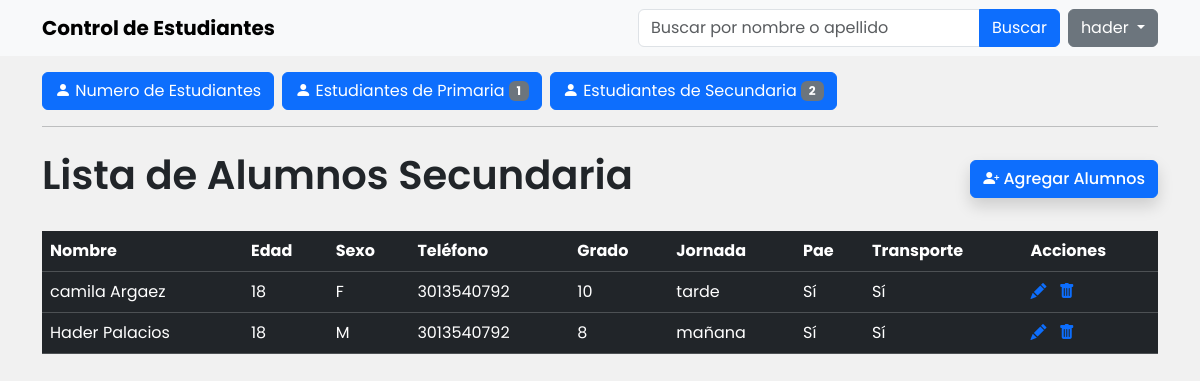
Page /secundaria/ (signed in) on the committed database.
### Apps/Alumno/models.py (models this page shows, shortened)
class Alumno(models.Model):
    _nombre = models.CharField(max_length=150, blank=False)
    _apellido = models.CharField(max_length=150, blank=False)
    _edad = models.IntegerField(blank=False)
    _sexo = models.CharField(
        max_length=1,
        choices=[("M", "Masculino"), ("F", "Femenino")],
        blank=False,
    )
    _telefono = models.CharField(max_length=10, blank=True)
    _grado = models.CharField(
        max_length=10,
        blank=True,
        choices=[("1", "Primero"), ("2", "Segundo"), ("3", "Tercero"), ("4", "Cuarto"), ("5", "Quinto"), ("6", "Sexto"), ("7", "Séptimo"), ("8", "Octavo"), ("9", "Noveno"), ("10", "Décimo"), ("11", "Undécimo")],
    )
    _jornada = models.CharField(
        max_length=10,
        choices=[("mañana", "Mañana"), ("tarde", "Tarde")],
        blank=True,
    )
    _pae = models.BooleanField(default=False)
    _transporte = models.BooleanField(default=False)
    class Meta:
        abstract = True
    @property
    def nombre(self):
        return self._nombre
    @property
    def apellido(self):
        return self._apellido
    @property
    def edad(self):
        return self._edad
    @property
    def sexo(self):
        return self._sexo
    @property
    def telefono(self):
        return self._telefono
    @property
    def grado(self):
        return self._grado
    @property
    def jornada(self):
        return self._jornada
    @property
    def pae(self):
        return self._pae
    @property
    def transporte(self):
        return self._transporte

class EstudianteSecundaria(Alumno):
    etapa = models.CharField(
        max_length=10,
        choices=[("secundaria", "Secundaria")],
        default="secundaria"
    )
    media = models.BooleanField(
        default=False,
        help_text="Indica si el estudiante está en media académica (grados 10 y 11)"
    )

### Apps/Alumno/views.py (the view)
# urls.py: path('secundaria/', v.inicio_secundaria, name='inicio_secundaria'),
@login_required
def inicio_secundaria(request):
    query = request.GET.get('q')
    if query:
        estudiantes_secundaria = EstudianteSecundaria.objects.filter(
            Q(nombre__icontains=query) |
            Q(apellido__icontains=query)
        )
    else:
        estudiantes_secundaria = EstudianteSecundaria.objects.all()
    estudiantes_primaria = EstudiantePrimaria.objects.all()  # Asegúrate de obtener también los estudiantes de primaria
    context = {
        'estudiantes_secundaria': estudiantes_secundaria,
        'estudiantes_primaria': estudiantes_primaria,  # Pasar al contexto
        'query': query,
    }
    return render(request, 'Alumno/secundaria.html', context)

### Apps/Alumno/templates/Alumno/secundaria.html (shortened to what this page needs)
{% extends 'Alumno/base.html' %}
{% block content %}
    <section class="my-3">
        <div class="d-flex gap-2">
            <a type="button" class="btn btn-primary" href="{% url "inicio" %}">
                <i class="bi bi-person-fill"></i> Numero de Estudiantes
            </a>
            <a type="button" class="btn btn-primary" href="{% url "inicio_primaria" %}">
                <i class="bi bi-person-fill"></i> Estudiantes de Primaria <span class="badge text-bg-secondary">{{ estudiantes_primaria.count }}</span>
            </a>
            <a type="button" class="btn btn-primary" href="{% url "inicio_secundaria" %}">
                <i class="bi bi-person-fill"></i> Estudiantes de Secundaria <span class="badge text-bg-secondary">{{ estudiantes_secundaria.count }}</span>
            </a>
        </div>
    </section>
    <hr>
    <div class="d-flex justify-content-between align-items-center my-4">
        <h1 class="fw-semibold">Lista de Alumnos Secundaria</h1>
        <a class="btn btn-primary shadow fw-medium" href="{% url 'alumno_new' %}"><i class="bi bi-person-plus-fill"></i> Agregar Alumnos</a>
    </div>
    <table class="table table-dark mt-4">
        <thead>
            <tr>
                <th>Nombre</th>
                <th>Edad</th>
                <th>Sexo</th>
                <th>Teléfono</th>
                <th>Grado</th>
                <th>Jornada</th>
                <th>Pae</th>
                <th>Transporte</th>
                <th>Acciones</th>
            </tr>
        </thead>
        <tbody>
            {% for alumno in estudiantes_secundaria %}
                <tr>
                    <td>{{ alumno.nombre }} {{ alumno.apellido }}</td>
                    <td>{{ alumno.edad }}</td>
                    <td>{{ alumno.sexo }}</td>
                    <td>{{ alumno.telefono }}</td>
                    <td>{{ alumno.grado }}</td>
                    <td>{{ alumno.jornada }}</td>
                    <td>{{ alumno.pae|yesno:"Sí,No" }}</td>
                    <td>{{ alumno.transporte|yesno:"Sí,No" }}</td>
                    <td>
                        <a href="{% url 'alumno_update' alumno.id %}?next={% url 'inicio_secundaria' %}" class="me-2" aria-label="Editar"><i class="bi bi-pencil-fill"></i></a>
                        <a class="" data-bs-toggle="modal" data-bs-target="#ModalDelete" data-id="{{ alumno.id }}" role="button" aria-label="Borrar"><i class="bi bi-trash-fill"></i></a>
                    </td>
                </tr>
            {% endfor %}
        </tbody>
    </table>
{% endblock %}

### Apps/Alumno/templates/Alumno/base.html (shortened to what this page needs)
<!DOCTYPE html>
<html lang="es">
<head>
    <link href="https://cdn.jsdelivr.net/npm/bootstrap@5.3.3/dist/css/bootstrap.min.css" rel="stylesheet">
    <link rel="stylesheet" href="https://cdn.jsdelivr.net/npm/bootstrap-icons@1.11.3/font/bootstrap-icons.min.css">
    {% load static %}
    <link rel="stylesheet" href="{% static "Alumno/css/styles.css" %}">
</head>
<body>
    <nav class="navbar bg-body-tertiary py-2">
        <div class="container">
            <a class="navbar-brand fw-bold">Control de Estudiantes</a>
            <div class="d-flex gap-2">
                <form method="GET" action="{% url 'inicio' %}">
                    <div class="input-group">
                        <input type="text" name="q" class="form-control" placeholder="Buscar por nombre o apellido" value="{{ query | default_if_none:'' }}">
                        <button type="submit" class="btn btn-primary">Buscar</button>
                    </div>
                </form>
                <div class="dropdown">
                    <button class="btn btn-secondary dropdown-toggle" type="button" data-bs-toggle="dropdown" aria-expanded="false">
                      {{ user.username }}
                    </button>
                </div>
            </div>
        </div>
    </nav>
    <header class="container">
        {% block content %}
        {% endblock %}
    </header>
</body>
</html>

### Apps/Alumno/static/Alumno/css/styles.css (style rules this page uses)
body { font-family: 'Poppins', sans-serif; margin: 0; padding: 0; background-color: #f1f1f1; }

### rows in the picture
EstudianteSecundaria: nombre "camila", apellido "Argaez", edad "18", sexo "F", telefono "3013540792", grado "10", jornada "tarde", pae "Sí", transporte "Sí"
EstudianteSecundaria: nombre "Hader", apellido "Palacios", edad "18", sexo "M", telefono "3013540792", grado "8", jornada "mañana", pae "Sí", transporte "Sí"

### other values in the picture
{{ user.username }} "hader"
{{ estudiantes_primaria.count }} "1"
{{ estudiantes_secundaria.count }} "2"
